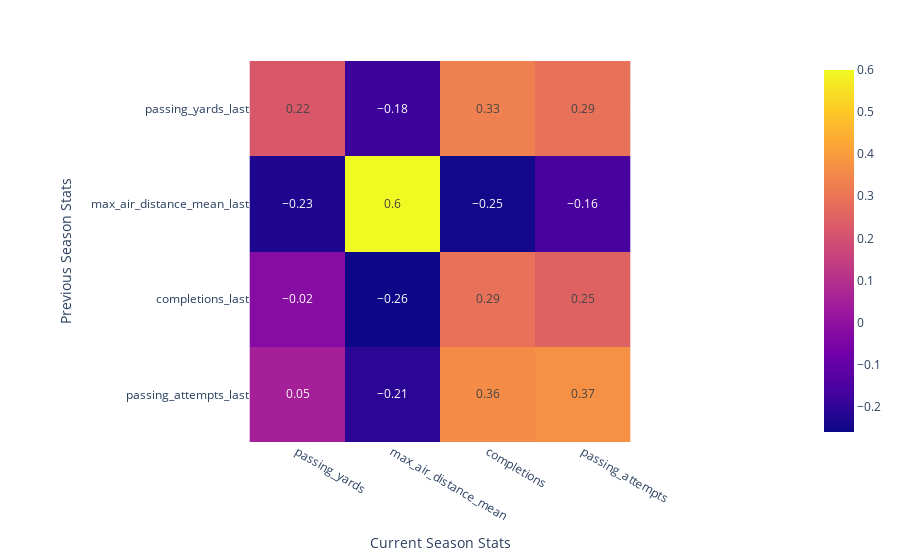

The notebook cell saved with this chart:
### Code cell
corr_mat, x, y = create_correlation_matrix(df.query(query), x, y)
plot_correlation_matrix(corr_mat, x, y)

### Figure 1 — Plotly figure (JSON) as saved in the notebook; plotly's stock layout.template omitted (floating-point values rounded to 4 significant figures)
{"data": [{"coloraxis": "coloraxis", "hovertemplate": "Current Season Stats: %{x}<br>Previous Season Stats: %{y}<br>color: %{z}<extra></extra>", "name": "0", "texttemplate": "%{z}", "type": "heatmap", "x": ["passing_yards", "max_air_distance_mean", "completions", "passing_attempts"], "xaxis": "x", "y": ["passing_yards_last", "max_air_distance_mean_last", "completions_last", "passing_attempts_last"], "yaxis": "y", "z": [[0.22, -0.18, 0.33, 0.29], [-0.23, 0.6, -0.25, -0.16], [-0.02, -0.26, 0.29, 0.25], [0.05, -0.21, 0.36, 0.37]]}], "layout": {"coloraxis": {"colorscale": [[0, "#0d0887"], [0.1111, "#46039f"], [0.2222, "#7201a8"], [0.3333, "#9c179e"], [0.4444, "#bd3786"], [0.5556, "#d8576b"], [0.6667, "#ed7953"], [0.7778, "#fb9f3a"], [0.8889, "#fdca26"], [1, "#f0f921"]]}, "margin": {"t": 60}, "xaxis": {"anchor": "y", "constrain": "domain", "domain": [0, 1], "scaleanchor": "y", "title": {"text": "Current Season Stats"}}, "yaxis": {"anchor": "x", "autorange": "reversed", "constrain": "domain", "domain": [0, 1], "title": {"text": "Previous Season Stats"}}}}
